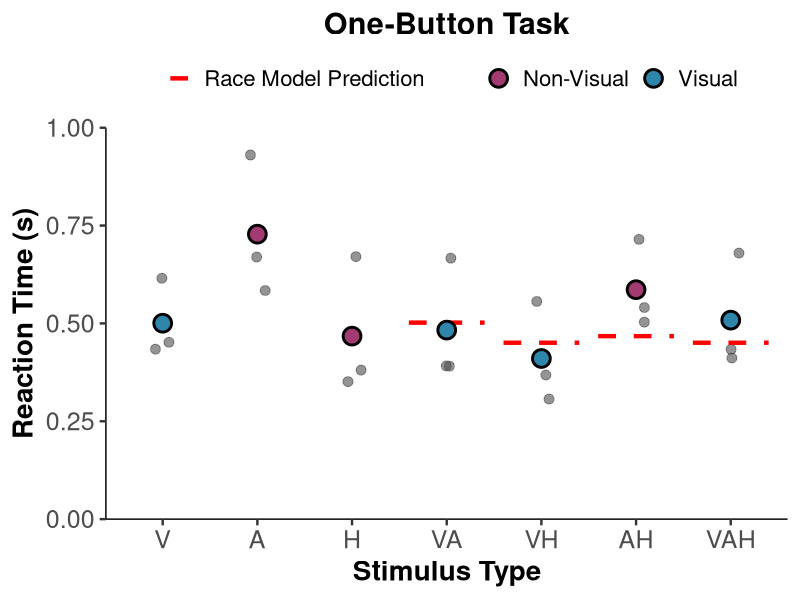
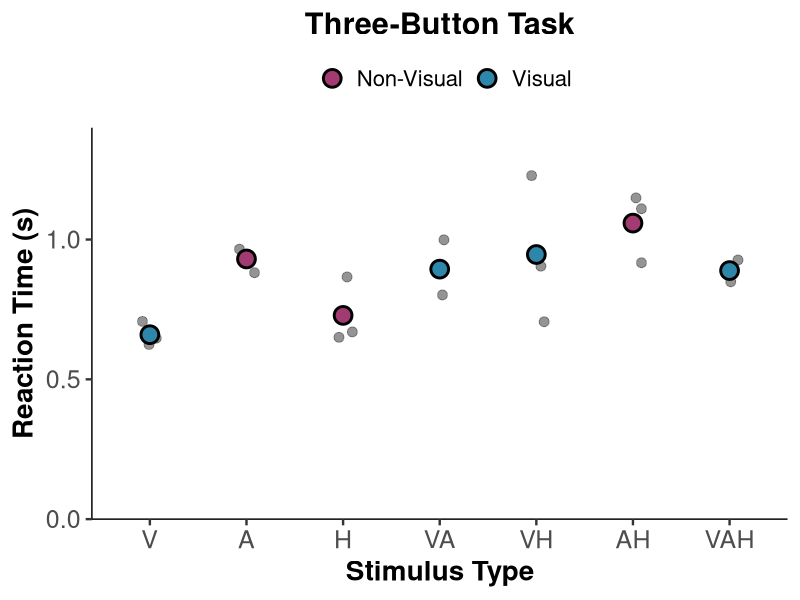
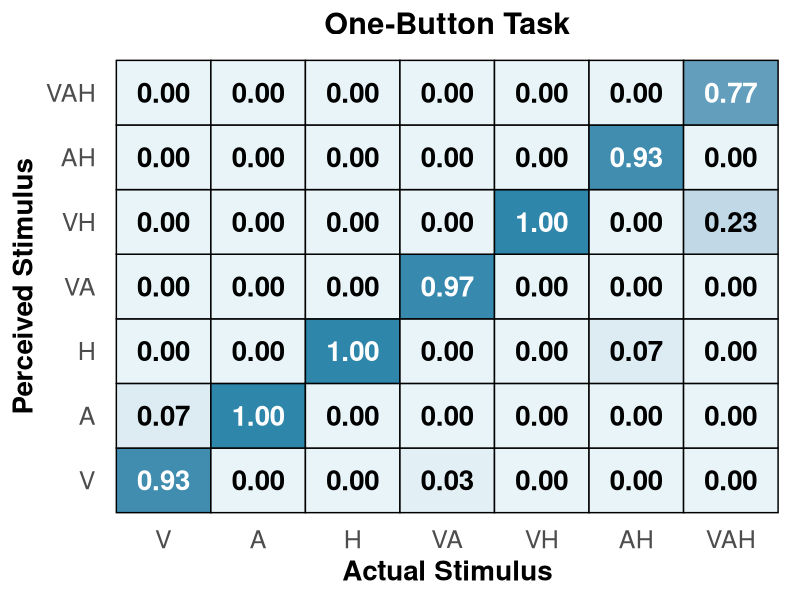
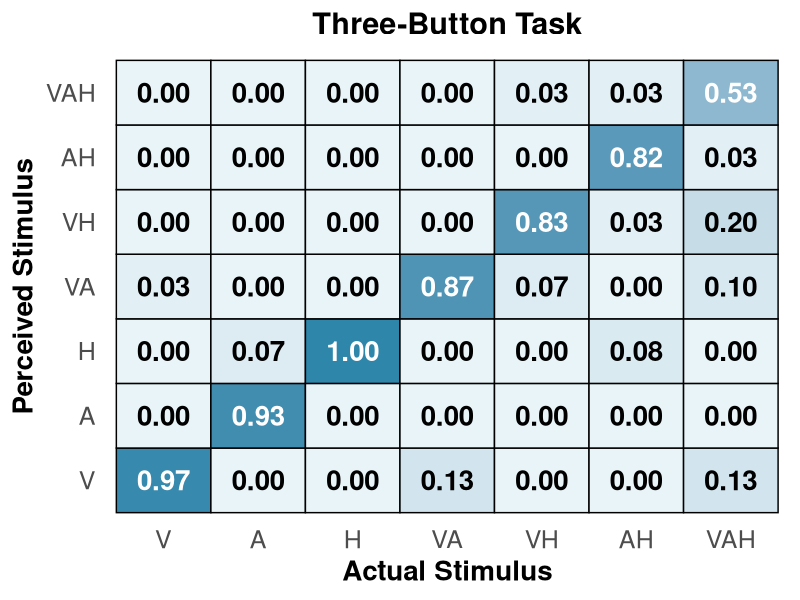

Generate these figures, in order, with R:
# ============================================================================
# Create Figures with Statistical Tests - SUBJECT-LEVEL ANALYSIS
# Major Changes:
# - ALL means and SEMs calculated from SUBJECT-LEVEL averages (n=3)
# - ALL t-tests use subject-level data
# - Figures 1 & 2: Show individual subject dots + mean dots with ERROR BARS
# - ERROR BARS NOW MORE VISIBLE (width=0.4, linewidth=1)
# ============================================================================

# Load libraries
library(dplyr)
library(readr)
library(ggplot2)

# ============================================================================
# STEP 1: Load and Prepare Data
# ============================================================================

# Set your working directory
setwd("/Users/dylanpham/Documents/GitHub/Reaction-Time-App-Mohala-Lab-")

# Load one-button data
one_button_1 <- read_csv("one_button_reaction_data_1.csv") %>% mutate(Subject = "S1")
one_button_2 <- read_csv("one_button_reaction_data_2.csv") %>% mutate(Subject = "S2")
one_button_3 <- read_csv("one_button_reaction_data_3.csv") %>% mutate(Subject = "S3")

# Load three-button data
three_button_1 <- read_csv("three_button_reaction_data_1.csv") %>% mutate(Subject = "S1")
three_button_2 <- read_csv("three_button_reaction_data_2.csv") %>% mutate(Subject = "S2")
three_button_3 <- read_csv("three_button_reaction_data_3.csv") %>% mutate(Subject = "S3")

# Combine datasets
one_button <- bind_rows(one_button_1, one_button_2, one_button_3)
three_button <- bind_rows(three_button_1, three_button_2, three_button_3)

# Filter for correct responses only (for statistical tests)
one_correct <- one_button[one_button$FeltCorrectly == "YES", ]
three_correct <- three_button[three_button$FeltCorrectly == "YES", ]

cat("One-button total trials:", nrow(one_button), "\n")
cat("One-button correct trials:", nrow(one_correct), "\n")
cat("Three-button total trials:", nrow(three_button), "\n")
cat("Three-button correct trials:", nrow(three_correct), "\n")

# ============================================================================
# STEP 2: Calculate SUBJECT-LEVEL means (one value per subject per condition)
# ============================================================================

cat("\n", rep("=", 70), "\n", sep = "")
cat("CALCULATING SUBJECT-LEVEL MEANS\n")
cat(rep("=", 70), "\n\n", sep = "")

# ONE-BUTTON TASK: Subject-level means for ALL data
one_subject_means_all <- one_button %>%
  group_by(Subject, Stimulus) %>%
  summarise(
    mean_RT = mean(ReactionTime_seconds, na.rm = TRUE),
    .groups = 'drop'
  )

cat("ONE-BUTTON (ALL trials) - Subject-level means:\n")
print(one_subject_means_all)

# ONE-BUTTON TASK: Subject-level means for CORRECT data only
one_subject_means_correct <- one_correct %>%
  group_by(Subject, Stimulus) %>%
  summarise(
    mean_RT = mean(ReactionTime_seconds, na.rm = TRUE),
    .groups = 'drop'
  )

cat("\nONE-BUTTON (CORRECT only) - Subject-level means:\n")
print(one_subject_means_correct)

# THREE-BUTTON TASK: Subject-level means for ALL data
three_subject_means_all <- three_button %>%
  group_by(Subject, Stimulus) %>%
  summarise(
    mean_RT = mean(RT1_seconds, na.rm = TRUE),
    .groups = 'drop'
  )

cat("\nTHREE-BUTTON (ALL trials) - Subject-level means:\n")
print(three_subject_means_all)

# THREE-BUTTON TASK: Subject-level means for CORRECT data only
three_subject_means_correct <- three_correct %>%
  group_by(Subject, Stimulus) %>%
  summarise(
    mean_RT = mean(RT1_seconds, na.rm = TRUE),
    .groups = 'drop'
  )

cat("\nTHREE-BUTTON (CORRECT only) - Subject-level means:\n")
print(three_subject_means_correct)

# ============================================================================
# STEP 3: Calculate GRAND means and SEMs across subjects (n=3)
# ============================================================================

# Grand means for one-button (ALL data) - for figures
one_grand_summary_all <- one_subject_means_all %>%
  group_by(Stimulus) %>%
  summarise(
    n_subjects = n(),
    mean_RT = mean(mean_RT, na.rm = TRUE),
    sd_RT = sd(mean_RT, na.rm = TRUE),
    sem_RT = sd(mean_RT, na.rm = TRUE) / sqrt(n()),
    .groups = 'drop'
  )

# Grand means for one-button (CORRECT data) - for statistics
one_grand_summary_correct <- one_subject_means_correct %>%
  group_by(Stimulus) %>%
  summarise(
    n_subjects = n(),
    mean_RT = mean(mean_RT, na.rm = TRUE),
    sd_RT = sd(mean_RT, na.rm = TRUE),
    sem_RT = sd(mean_RT, na.rm = TRUE) / sqrt(n()),
    .groups = 'drop'
  )

# Grand means for three-button (ALL data) - for figures
three_grand_summary_all <- three_subject_means_all %>%
  group_by(Stimulus) %>%
  summarise(
    n_subjects = n(),
    mean_RT = mean(mean_RT, na.rm = TRUE),
    sd_RT = sd(mean_RT, na.rm = TRUE),
    sem_RT = sd(mean_RT, na.rm = TRUE) / sqrt(n()),
    .groups = 'drop'
  )

# Grand means for three-button (CORRECT data) - for statistics
three_grand_summary_correct <- three_subject_means_correct %>%
  group_by(Stimulus) %>%
  summarise(
    n_subjects = n(),
    mean_RT = mean(mean_RT, na.rm = TRUE),
    sd_RT = sd(mean_RT, na.rm = TRUE),
    sem_RT = sd(mean_RT, na.rm = TRUE) / sqrt(n()),
    .groups = 'drop'
  )

cat("\n", rep("=", 70), "\n", sep = "")
cat("GRAND SUMMARY STATISTICS (calculated from subject means, n=3)\n")
cat(rep("=", 70), "\n\n", sep = "")

cat("ONE-BUTTON (ALL trials):\n")
print(one_grand_summary_all)

cat("\nONE-BUTTON (CORRECT only):\n")
print(one_grand_summary_correct)

cat("\nTHREE-BUTTON (ALL trials):\n")
print(three_grand_summary_all)

cat("\nTHREE-BUTTON (CORRECT only):\n")
print(three_grand_summary_correct)

# ============================================================================
# STEP 4: Calculate Race Model Predictions using SUBJECT-LEVEL means
# ============================================================================

cat("\n", rep("=", 70), "\n", sep = "")
cat("RACE MODEL ANALYSIS - ONE-BUTTON TASK (SUBJECT-LEVEL)\n")
cat(rep("=", 70), "\n\n", sep = "")

# Get unimodal subject-level means
V_subjects <- one_subject_means_correct %>% filter(Stimulus == "V") %>% pull(mean_RT)
A_subjects <- one_subject_means_correct %>% filter(Stimulus == "A") %>% pull(mean_RT)
H_subjects <- one_subject_means_correct %>% filter(Stimulus == "H") %>% pull(mean_RT)

# Calculate race model predictions for each subject
race_predictions_by_subject <- data.frame(
  Subject = c("S1", "S2", "S3"),
  V_mean = V_subjects,
  A_mean = A_subjects,
  H_mean = H_subjects,
  VA_race = pmin(V_subjects, A_subjects),
  VH_race = pmin(V_subjects, H_subjects),
  AH_race = pmin(A_subjects, H_subjects),
  VAH_race = pmin(V_subjects, A_subjects, H_subjects)
)

cat("Subject-level race model predictions:\n")
print(race_predictions_by_subject)

# Grand mean race predictions (average across subjects)
race_predictions <- data.frame(
  Stimulus = c("VA", "VH", "AH", "VAH"),
  RaceModel = c(
    mean(race_predictions_by_subject$VA_race),
    mean(race_predictions_by_subject$VH_race),
    mean(race_predictions_by_subject$AH_race),
    mean(race_predictions_by_subject$VAH_race)
  )
)

cat("\nGrand mean race model predictions:\n")
print(race_predictions)

# ============================================================================
# STEP 5: Statistical Tests using SUBJECT-LEVEL data (n=3)
# ============================================================================

cat("\n", rep("-", 70), "\n", sep = "")
cat("T-TESTS FOR RACE MODEL VIOLATIONS (One-Button Task, n=3 subjects)\n")
cat(rep("-", 70), "\n\n", sep = "")

# Function to perform t-test using subject-level data
test_race_model_subjects <- function(subject_means, stimulus_name, race_pred_vector) {
  # Get subject-level observed means for this condition
  obs_data <- subject_means %>% 
    filter(Stimulus == stimulus_name) %>% 
    pull(mean_RT)
  
  if (length(obs_data) < 2) {
    return(list(
      stimulus = stimulus_name,
      n = length(obs_data),
      observed_mean = mean(obs_data),
      race_pred = mean(race_pred_vector),
      violation = NA,
      t_stat = NA,
      df = NA,
      p_value = NA,
      cohens_d = NA
    ))
  }
  
  # Perform one-sample t-test against mean race prediction
  race_mean <- mean(race_pred_vector)
  test_result <- t.test(obs_data, mu = race_mean)
  
  # Calculate Cohen's d
  cohens_d <- (mean(obs_data) - race_mean) / sd(obs_data)
  
  # Calculate violation (positive = facilitation, negative = interference)
  violation <- race_mean - mean(obs_data)
  
  return(list(
    stimulus = stimulus_name,
    n = length(obs_data),
    observed_mean = mean(obs_data),
    race_pred = race_mean,
    violation = violation,
    t_stat = test_result$statistic,
    df = test_result$parameter,
    p_value = test_result$p.value,
    cohens_d = cohens_d
  ))
}

# Test each multimodal condition
results_one_button <- list()

results_one_button$VA <- test_race_model_subjects(
  one_subject_means_correct, "VA", race_predictions_by_subject$VA_race)
results_one_button$VH <- test_race_model_subjects(
  one_subject_means_correct, "VH", race_predictions_by_subject$VH_race)
results_one_button$AH <- test_race_model_subjects(
  one_subject_means_correct, "AH", race_predictions_by_subject$AH_race)
results_one_button$VAH <- test_race_model_subjects(
  one_subject_means_correct, "VAH", race_predictions_by_subject$VAH_race)

# Print results
for (result in results_one_button) {
  cat(sprintf("\n%s Condition:\n", result$stimulus))
  cat(sprintf("  Observed RT:     %.3f s (n=%d subjects)\n", result$observed_mean, result$n))
  cat(sprintf("  Race Prediction: %.3f s\n", result$race_pred))
  cat(sprintf("  Violation:       %+.0f ms ", result$violation * 1000))
  if (!is.na(result$violation)) {
    if (result$violation > 0) {
      cat("(FACILITATION)\n")
    } else {
      cat("(INTERFERENCE)\n")
    }
  } else {
    cat("\n")
  }
  
  if (!is.na(result$p_value)) {
    cat(sprintf("  t(%d) = %.2f, p = %.4f", result$df, result$t_stat, result$p_value))
    if (result$p_value < 0.001) {
      cat(" ***")
    } else if (result$p_value < 0.01) {
      cat(" **")
    } else if (result$p_value < 0.05) {
      cat(" *")
    }
    cat("\n")
    cat(sprintf("  Cohen's d = %.2f\n", result$cohens_d))
  }
}

# ============================================================================
# COLAVITA EFFECT ANALYSIS - ONE-BUTTON TASK (SUBJECT-LEVEL)
# ============================================================================

cat("\n", rep("-", 70), "\n", sep = "")
cat("COLAVITA VISUAL DOMINANCE EFFECT (One-Button Task, n=3 subjects)\n")
cat(rep("-", 70), "\n\n", sep = "")

# Calculate subject-level means for visual multimodal (VA, VH, VAH)
vis_multi_subject <- one_subject_means_correct %>%
  filter(Stimulus %in% c("VA", "VH", "VAH")) %>%
  group_by(Subject) %>%
  summarise(mean_RT = mean(mean_RT), .groups = 'drop') %>%
  pull(mean_RT)

# Calculate subject-level means for non-visual multimodal (AH)
nonvis_multi_subject <- one_subject_means_correct %>%
  filter(Stimulus == "AH") %>%
  pull(mean_RT)

cat(sprintf("Visual Multimodal (VA, VH, VAH):\n"))
cat(sprintf("  Mean RT: %.3f s (n=%d subjects)\n", mean(vis_multi_subject), length(vis_multi_subject)))
cat(sprintf("  SD:      %.3f s\n", sd(vis_multi_subject)))

cat(sprintf("\nNon-Visual Multimodal (AH):\n"))
cat(sprintf("  Mean RT: %.3f s (n=%d subjects)\n", mean(nonvis_multi_subject), length(nonvis_multi_subject)))
cat(sprintf("  SD:      %.3f s\n", sd(nonvis_multi_subject)))

# Independent samples t-test
colavita_test <- t.test(vis_multi_subject, nonvis_multi_subject)

# Cohen's d for independent samples
pooled_sd <- sqrt(((length(vis_multi_subject)-1)*var(vis_multi_subject) + 
                     (length(nonvis_multi_subject)-1)*var(nonvis_multi_subject)) / 
                    (length(vis_multi_subject)+length(nonvis_multi_subject)-2))
colavita_d <- (mean(vis_multi_subject) - mean(nonvis_multi_subject)) / pooled_sd

difference_ms <- (mean(nonvis_multi_subject) - mean(vis_multi_subject)) * 1000
percent_diff <- ((mean(nonvis_multi_subject) - mean(vis_multi_subject)) / mean(vis_multi_subject)) * 100

cat(sprintf("\nColavita Effect:\n"))
cat(sprintf("  Difference:  %.0f ms (%.1f%% faster)\n", difference_ms, percent_diff))
cat(sprintf("  t(%.1f) = %.2f, p = %.4f", colavita_test$parameter, 
            colavita_test$statistic, colavita_test$p.value))
if (colavita_test$p.value < 0.001) {
  cat(" ***")
} else if (colavita_test$p.value < 0.01) {
  cat(" **")
} else if (colavita_test$p.value < 0.05) {
  cat(" *")
}
cat("\n")
cat(sprintf("  Cohen's d = %.2f\n", colavita_d))

# ============================================================================
# THREE-BUTTON TASK STATISTICS (SUBJECT-LEVEL)
# ============================================================================

cat("\n", rep("=", 70), "\n", sep = "")
cat("RACE MODEL ANALYSIS - THREE-BUTTON TASK (SUBJECT-LEVEL)\n")
cat(rep("=", 70), "\n\n", sep = "")

# Get unimodal subject-level means
V_subjects_3 <- three_subject_means_correct %>% filter(Stimulus == "V") %>% pull(mean_RT)
A_subjects_3 <- three_subject_means_correct %>% filter(Stimulus == "A") %>% pull(mean_RT)
H_subjects_3 <- three_subject_means_correct %>% filter(Stimulus == "H") %>% pull(mean_RT)

# Calculate race model predictions for each subject
race_predictions_by_subject_3 <- data.frame(
  Subject = c("S1", "S2", "S3"),
  V_mean = V_subjects_3,
  A_mean = A_subjects_3,
  H_mean = H_subjects_3,
  VA_race = pmin(V_subjects_3, A_subjects_3),
  VH_race = pmin(V_subjects_3, H_subjects_3),
  AH_race = pmin(A_subjects_3, H_subjects_3),
  VAH_race = pmin(V_subjects_3, A_subjects_3, H_subjects_3)
)

cat("Subject-level race model predictions:\n")
print(race_predictions_by_subject_3)

# Grand mean race predictions
race_predictions_3 <- data.frame(
  Stimulus = c("VA", "VH", "AH", "VAH"),
  RaceModel = c(
    mean(race_predictions_by_subject_3$VA_race),
    mean(race_predictions_by_subject_3$VH_race),
    mean(race_predictions_by_subject_3$AH_race),
    mean(race_predictions_by_subject_3$VAH_race)
  )
)

cat("\nGrand mean race model predictions:\n")
print(race_predictions_3)

cat("\n", rep("-", 70), "\n", sep = "")
cat("T-TESTS FOR RACE MODEL VIOLATIONS (Three-Button Task, n=3 subjects)\n")
cat(rep("-", 70), "\n\n", sep = "")

# Test three-button task
results_three_button <- list()

results_three_button$VA <- test_race_model_subjects(
  three_subject_means_correct, "VA", race_predictions_by_subject_3$VA_race)
results_three_button$VH <- test_race_model_subjects(
  three_subject_means_correct, "VH", race_predictions_by_subject_3$VH_race)
results_three_button$AH <- test_race_model_subjects(
  three_subject_means_correct, "AH", race_predictions_by_subject_3$AH_race)
results_three_button$VAH <- test_race_model_subjects(
  three_subject_means_correct, "VAH", race_predictions_by_subject_3$VAH_race)

for (result in results_three_button) {
  cat(sprintf("\n%s Condition:\n", result$stimulus))
  cat(sprintf("  Observed RT:     %.3f s (n=%d subjects)\n", result$observed_mean, result$n))
  cat(sprintf("  Race Prediction: %.3f s\n", result$race_pred))
  cat(sprintf("  Violation:       %+.0f ms ", result$violation * 1000))
  if (!is.na(result$violation)) {
    if (result$violation > 0) {
      cat("(FACILITATION)\n")
    } else {
      cat("(INTERFERENCE)\n")
    }
  } else {
    cat("\n")
  }
  
  if (!is.na(result$p_value)) {
    cat(sprintf("  t(%d) = %.2f, p = %.4f", result$df, result$t_stat, result$p_value))
    if (result$p_value < 0.001) {
      cat(" ***")
    } else if (result$p_value < 0.01) {
      cat(" **")
    } else if (result$p_value < 0.05) {
      cat(" *")
    }
    cat("\n")
    cat(sprintf("  Cohen's d = %.2f\n", result$cohens_d))
  }
}

# Colavita effect - three-button (SUBJECT-LEVEL)
cat("\n", rep("-", 70), "\n", sep = "")
cat("COLAVITA VISUAL DOMINANCE EFFECT (Three-Button Task, n=3 subjects)\n")
cat(rep("-", 70), "\n\n", sep = "")

# Calculate subject-level means for visual multimodal
vis_multi_subject_3 <- three_subject_means_correct %>%
  filter(Stimulus %in% c("VA", "VH", "VAH")) %>%
  group_by(Subject) %>%
  summarise(mean_RT = mean(mean_RT), .groups = 'drop') %>%
  pull(mean_RT)

# Calculate subject-level means for non-visual multimodal
nonvis_multi_subject_3 <- three_subject_means_correct %>%
  filter(Stimulus == "AH") %>%
  pull(mean_RT)

cat(sprintf("Visual Multimodal (VA, VH, VAH):\n"))
cat(sprintf("  Mean RT: %.3f s (n=%d subjects)\n", mean(vis_multi_subject_3), length(vis_multi_subject_3)))
cat(sprintf("  SD:      %.3f s\n", sd(vis_multi_subject_3)))

cat(sprintf("\nNon-Visual Multimodal (AH):\n"))
cat(sprintf("  Mean RT: %.3f s (n=%d subjects)\n", mean(nonvis_multi_subject_3), length(nonvis_multi_subject_3)))
cat(sprintf("  SD:      %.3f s\n", sd(nonvis_multi_subject_3)))

colavita_test_3 <- t.test(vis_multi_subject_3, nonvis_multi_subject_3)

pooled_sd_3 <- sqrt(((length(vis_multi_subject_3)-1)*var(vis_multi_subject_3) + 
                       (length(nonvis_multi_subject_3)-1)*var(nonvis_multi_subject_3)) / 
                      (length(vis_multi_subject_3)+length(nonvis_multi_subject_3)-2))
colavita_d_3 <- (mean(vis_multi_subject_3) - mean(nonvis_multi_subject_3)) / pooled_sd_3

difference_ms_3 <- (mean(nonvis_multi_subject_3) - mean(vis_multi_subject_3)) * 1000
percent_diff_3 <- ((mean(nonvis_multi_subject_3) - mean(vis_multi_subject_3)) / mean(vis_multi_subject_3)) * 100

cat(sprintf("\nColavita Effect:\n"))
cat(sprintf("  Difference:  %.0f ms (%.1f%% faster)\n", difference_ms_3, percent_diff_3))
cat(sprintf("  t(%.1f) = %.2f, p = %.4f", colavita_test_3$parameter, 
            colavita_test_3$statistic, colavita_test_3$p.value))
if (colavita_test_3$p.value < 0.001) {
  cat(" ***")
} else if (colavita_test_3$p.value < 0.01) {
  cat(" **")
} else if (colavita_test_3$p.value < 0.05) {
  cat(" *")
}
cat("\n")
cat(sprintf("  Cohen's d = %.2f\n", colavita_d_3))

# ============================================================================
# FIGURE 1: ONE-BUTTON TASK with INDIVIDUAL SUBJECT POINTS AND VISIBLE ERROR BARS
# ============================================================================

cat("\n", rep("=", 70), "\n", sep = "")
cat("CREATING FIGURES WITH INDIVIDUAL SUBJECT DATA AND VISIBLE ERROR BARS\n")
cat(rep("=", 70), "\n\n", sep = "")

# Prepare data for plotting
one_grand_summary_all$visual_containing <- ifelse(grepl("V", one_grand_summary_all$Stimulus), 
                                                  "Visual", "Non-Visual")
one_grand_summary_all$Stimulus <- factor(one_grand_summary_all$Stimulus, 
                                         levels = c("V", "A", "H", "VA", "VH", "AH", "VAH"))
one_grand_summary_all <- merge(one_grand_summary_all, race_predictions, by = "Stimulus", all.x = TRUE)

# Prepare individual subject data
one_subject_means_all$Stimulus <- factor(one_subject_means_all$Stimulus, 
                                         levels = c("V", "A", "H", "VA", "VH", "AH", "VAH"))

# Prepare race model data
race_model_data_1 <- one_grand_summary_all[!is.na(one_grand_summary_all$RaceModel), ]
race_model_data_1$x_start <- as.numeric(race_model_data_1$Stimulus) - 0.4
race_model_data_1$x_end <- as.numeric(race_model_data_1$Stimulus) + 0.4

# Create Figure 1 with individual points AND VISIBLE ERROR BARS
fig1 <- ggplot(one_grand_summary_all, aes(x = Stimulus, y = mean_RT)) +
  # Individual subject points (smaller, semi-transparent)
  geom_point(data = one_subject_means_all, 
             aes(x = Stimulus, y = mean_RT),
             size = 3, alpha = 0.6, color = "gray30",
             position = position_jitter(width = 0.1, height = 0, seed = 42)) +
  # Race model predictions
  geom_segment(data = race_model_data_1,
               aes(x = x_start, xend = x_end, y = RaceModel, yend = RaceModel, 
                   linetype = "Race Model"),
               color = "red", linewidth = 1.5,
               inherit.aes = FALSE) +
  # Mean points (filled)
  geom_point(aes(fill = visual_containing), 
             size = 5, shape = 21, color = "black", stroke = 1.5) +
  # ERROR BARS - MADE MORE VISIBLE (width=0.4, linewidth=1)
  geom_errorbar(aes(ymin = mean_RT - sem_RT, ymax = mean_RT + sem_RT),
                width = 0.4, linewidth = 1, color = "black") +
  scale_fill_manual(values = c("Visual" = "#2E86AB", "Non-Visual" = "#A23B72"),
                    name = "",
                    labels = c("Non-Visual" = "Non-Visual", "Visual" = "Visual")) +
  scale_linetype_manual(values = c("Race Model" = "dashed"),
                        name = "",
                        labels = c("Race Model Prediction")) +
  scale_y_continuous(expand = c(0, 0), limits = c(0, 1.0)) +
  labs(
    title = "One-Button Task",
    x = "Stimulus Type",
    y = "Reaction Time (s)"
  ) +
  theme_classic(base_size = 18) +
  theme(
    plot.title = element_text(face = "bold", size = 22, hjust = 0.5),
    axis.title = element_text(face = "bold", size = 20),
    axis.text = element_text(size = 18),
    axis.text.x = element_text(size = 18),
    axis.text.y = element_text(size = 18),
    legend.position = "top",
    legend.text = element_text(size = 16),
    axis.line = element_line(color = "black", linewidth = 0.5, linetype = 1))

ggsave("Figure1_OneButton_MeanRT_SubjectLevel.png", fig1, width = 10, height = 6, dpi = 300)
cat("✓ Figure 1 saved: Figure1_OneButton_MeanRT_SubjectLevel.png\n")

# ============================================================================
# FIGURE 2: THREE-BUTTON TASK with INDIVIDUAL SUBJECT POINTS AND VISIBLE ERROR BARS
# ============================================================================

# Prepare data for plotting
three_grand_summary_all$visual_containing <- ifelse(grepl("V", three_grand_summary_all$Stimulus), 
                                                    "Visual", "Non-Visual")
three_grand_summary_all$Stimulus <- factor(three_grand_summary_all$Stimulus, 
                                           levels = c("V", "A", "H", "VA", "VH", "AH", "VAH"))
three_grand_summary_all <- merge(three_grand_summary_all, race_predictions_3, by = "Stimulus", all.x = TRUE)

# Prepare individual subject data
three_subject_means_all$Stimulus <- factor(three_subject_means_all$Stimulus, 
                                           levels = c("V", "A", "H", "VA", "VH", "AH", "VAH"))

# Prepare race model data
race_model_data_3 <- three_grand_summary_all[!is.na(three_grand_summary_all$RaceModel), ]
race_model_data_3$x_start <- as.numeric(race_model_data_3$Stimulus) - 0.4
race_model_data_3$x_end <- as.numeric(race_model_data_3$Stimulus) + 0.4

# Create Figure 2 with individual points AND VISIBLE ERROR BARS
fig2 <- ggplot(three_grand_summary_all, aes(x = Stimulus, y = mean_RT)) +
  # Individual subject points (smaller, semi-transparent)
  geom_point(data = three_subject_means_all, 
             aes(x = Stimulus, y = mean_RT),
             size = 3, alpha = 0.6, color = "gray30",
             position = position_jitter(width = 0.1, height = 0, seed = 42)) +
  # Mean points (filled)
  geom_point(aes(fill = visual_containing), 
             size = 5, shape = 21, color = "black", stroke = 1.5) +
  # ERROR BARS - MADE MORE VISIBLE (width=0.4, linewidth=1)
  geom_errorbar(aes(ymin = mean_RT - sem_RT, ymax = mean_RT + sem_RT),
                width = 0.4, linewidth = 1, color = "black") +
  scale_fill_manual(values = c("Visual" = "#2E86AB", "Non-Visual" = "#A23B72"),
                    name = "",
                    labels = c("Non-Visual" = "Non-Visual", "Visual" = "Visual")) +
  scale_y_continuous(expand = c(0, 0), limits = c(0, 1.4)) +
  labs(
    title = "Three-Button Task",
    x = "Stimulus Type",
    y = "Reaction Time (s)"
  ) +
  theme_classic(base_size = 18) +
  theme(
    plot.title = element_text(face = "bold", size = 22, hjust = 0.5),
    axis.title = element_text(face = "bold", size = 20),
    axis.text = element_text(size = 18),
    axis.text.x = element_text(size = 18),
    axis.text.y = element_text(size = 18),
    legend.position = "top",
    legend.text = element_text(size = 16),
    axis.line = element_line(color = "black", linewidth = 0.5, linetype = 1))

ggsave("Figure2_ThreeButton_MeanRT_SubjectLevel.png", fig2, width = 10, height = 6, dpi = 300)
cat("✓ Figure 2 saved: Figure2_ThreeButton_MeanRT_SubjectLevel.png\n")

# ============================================================================
# FIGURE 3 & 4: CONFUSION MATRICES (unchanged from original)
# ============================================================================

# Function to normalize stimulus order
normalize_stimulus <- function(stim) {
  if(is.null(stim) || length(stim) == 0) return(NA_character_)
  if(is.na(stim)) return(NA_character_)
  stim <- as.character(stim)
  if(stim == "" || nchar(stim) == 0) return(NA_character_)
  letters <- strsplit(stim, "")[[1]]
  order_map <- c("V" = 1, "A" = 2, "H" = 3)
  sorted_letters <- letters[order(sapply(letters, function(x) order_map[x]))]
  return(paste(sorted_letters, collapse = ""))
}

# FIGURE 3: One-button confusion matrix (SUBJECT-LEVEL)
cat("\n", rep("=", 70), "\n", sep = "")
cat("CREATING CONFUSION MATRIX FOR ONE-BUTTON TASK (SUBJECT-LEVEL)\n")
cat(rep("=", 70), "\n\n", sep = "")

felt_col <- "SelectedCues"
one_button_norm <- one_button %>%
  mutate(NormalizedResponse = sapply(!!sym(felt_col), normalize_stimulus))

# Calculate confusion matrix for EACH SUBJECT
confusion_one_by_subject <- one_button_norm %>%
  group_by(Subject, Stimulus, NormalizedResponse) %>%
  summarise(count = n(), .groups = 'drop') %>%
  rename(FeltStimulus = NormalizedResponse)

# Get totals for each subject and stimulus
totals_one_by_subject <- one_button_norm %>%
  group_by(Subject, Stimulus) %>%
  summarise(total = n(), .groups = 'drop')

# Calculate proportions for each subject
confusion_one_by_subject <- merge(confusion_one_by_subject, totals_one_by_subject, 
                                  by = c("Subject", "Stimulus"))
confusion_one_by_subject$proportion <- confusion_one_by_subject$count / confusion_one_by_subject$total

all_levels <- c("V", "A", "H", "VA", "VH", "AH", "VAH")
confusion_one_by_subject$Stimulus <- factor(confusion_one_by_subject$Stimulus, levels = all_levels)
confusion_one_by_subject$FeltStimulus <- factor(confusion_one_by_subject$FeltStimulus, levels = all_levels)

# Create complete grid for each subject
complete_grid_subjects <- expand.grid(
  Subject = unique(one_button$Subject),
  Stimulus = factor(all_levels, levels = all_levels),
  FeltStimulus = factor(all_levels, levels = all_levels)
)

# Merge with actual data, filling missing combinations with 0
confusion_one_complete_subjects <- merge(complete_grid_subjects, confusion_one_by_subject, 
                                         by = c("Subject", "Stimulus", "FeltStimulus"), all.x = TRUE)
confusion_one_complete_subjects$proportion[is.na(confusion_one_complete_subjects$proportion)] <- 0

cat("Subject-level confusion matrices (sample):\n")
print(head(confusion_one_complete_subjects, 20))

# Calculate GRAND MEAN proportions across subjects
confusion_one_grand <- confusion_one_complete_subjects %>%
  group_by(Stimulus, FeltStimulus) %>%
  summarise(
    mean_proportion = mean(proportion),
    sd_proportion = sd(proportion),
    sem_proportion = sd(proportion) / sqrt(n()),
    n_subjects = n(),
    .groups = 'drop'
  )

cat("\nGrand mean confusion matrix:\n")
print(confusion_one_grand)

fig3 <- ggplot(confusion_one_grand, aes(x = Stimulus, y = FeltStimulus, fill = mean_proportion)) +
  geom_tile(color = "black", linewidth = 0.5) +
  geom_text(aes(label = sprintf("%.2f", mean_proportion)), 
            color = ifelse(confusion_one_grand$mean_proportion > 0.5, "white", "black"), 
            size = 7, fontface = "bold") +
  scale_fill_gradient(low = "#E8F4F8", high = "#2E86AB", limits = c(0, 1),
                      name = "Proportion") +
  scale_x_discrete(drop = FALSE) +
  scale_y_discrete(drop = FALSE) +
  labs(
    title = "One-Button Task",
    x = "Actual Stimulus",
    y = "Perceived Stimulus"
  ) +
  theme_minimal(base_size = 18) +
  theme(
    plot.title = element_text(face = "bold", size = 22, hjust = 0.5),
    axis.title = element_text(face = "bold", size = 20),
    axis.text = element_text(size = 18),
    panel.grid = element_blank(),
    panel.background = element_rect(fill = "white", color = NA),
    plot.background = element_rect(fill = "white", color = NA),
    legend.position = "none"
  )

ggsave("Figure3_OneButton_ConfusionMatrix_SubjectLevel.png", fig3, width = 10, height = 8, dpi = 300)
cat("✓ Figure 3 saved: Figure3_OneButton_ConfusionMatrix_SubjectLevel.png\n")

# FIGURE 4: Three-button confusion matrix (SUBJECT-LEVEL)
cat("\n", rep("=", 70), "\n", sep = "")
cat("CREATING CONFUSION MATRIX FOR THREE-BUTTON TASK (SUBJECT-LEVEL)\n")
cat(rep("=", 70), "\n\n", sep = "")

felt_col_3 <- "KeysPressed"

map_keys_to_stimulus <- function(key_num) {
  if(is.na(key_num)) return(NA_character_)
  key_str <- as.character(key_num)
  key_str <- gsub("1", "V", key_str)
  key_str <- gsub("2", "A", key_str)
  key_str <- gsub("3", "H", key_str)
  return(key_str)
}

three_button_norm <- three_button %>%
  filter(!is.na(!!sym(felt_col_3))) %>%
  mutate(
    KeysPressed_mapped = sapply(!!sym(felt_col_3), map_keys_to_stimulus),
    NormalizedResponse = sapply(KeysPressed_mapped, normalize_stimulus)
  )

# Calculate confusion matrix for EACH SUBJECT
confusion_three_by_subject <- three_button_norm %>%
  group_by(Subject, Stimulus, NormalizedResponse) %>%
  summarise(count = n(), .groups = 'drop') %>%
  rename(FeltStimulus = NormalizedResponse)

# Get totals for each subject and stimulus
totals_three_by_subject <- three_button_norm %>%
  group_by(Subject, Stimulus) %>%
  summarise(total = n(), .groups = 'drop')

# Calculate proportions for each subject
confusion_three_by_subject <- merge(confusion_three_by_subject, totals_three_by_subject, 
                                    by = c("Subject", "Stimulus"))
confusion_three_by_subject$proportion <- confusion_three_by_subject$count / confusion_three_by_subject$total

confusion_three_by_subject$Stimulus <- factor(confusion_three_by_subject$Stimulus, levels = all_levels)
confusion_three_by_subject$FeltStimulus <- factor(confusion_three_by_subject$FeltStimulus, levels = all_levels)

# Create complete grid for each subject
complete_grid_subjects_3 <- expand.grid(
  Subject = unique(three_button$Subject),
  Stimulus = factor(all_levels, levels = all_levels),
  FeltStimulus = factor(all_levels, levels = all_levels)
)

# Merge with actual data, filling missing combinations with 0
confusion_three_complete_subjects <- merge(complete_grid_subjects_3, confusion_three_by_subject, 
                                           by = c("Subject", "Stimulus", "FeltStimulus"), all.x = TRUE)
confusion_three_complete_subjects$proportion[is.na(confusion_three_complete_subjects$proportion)] <- 0

cat("Subject-level confusion matrices (sample):\n")
print(head(confusion_three_complete_subjects, 20))

# Calculate GRAND MEAN proportions across subjects
confusion_three_grand <- confusion_three_complete_subjects %>%
  group_by(Stimulus, FeltStimulus) %>%
  summarise(
    mean_proportion = mean(proportion),
    sd_proportion = sd(proportion),
    sem_proportion = sd(proportion) / sqrt(n()),
    n_subjects = n(),
    .groups = 'drop'
  )

cat("\nGrand mean confusion matrix:\n")
print(confusion_three_grand)

fig4 <- ggplot(confusion_three_grand, aes(x = Stimulus, y = FeltStimulus, fill = mean_proportion)) +
  geom_tile(color = "black", linewidth = 0.5) +
  geom_text(aes(label = sprintf("%.2f", mean_proportion)), 
            color = ifelse(confusion_three_grand$mean_proportion > 0.5, "white", "black"), 
            size = 7, fontface = "bold") +
  scale_fill_gradient(low = "#E8F4F8", high = "#2E86AB", limits = c(0, 1),
                      name = "Proportion") +
  scale_x_discrete(drop = FALSE) +
  scale_y_discrete(drop = FALSE) +
  labs(
    title = "Three-Button Task",
    x = "Actual Stimulus",
    y = "Perceived Stimulus"
  ) +
  theme_minimal(base_size = 18) +
  theme(
    plot.title = element_text(face = "bold", size = 22, hjust = 0.5),
    axis.title = element_text(face = "bold", size = 20),
    axis.text = element_text(size = 18),
    panel.grid = element_blank(),
    panel.background = element_rect(fill = "white", color = NA),
    plot.background = element_rect(fill = "white", color = NA),
    legend.position = "none"
  )

ggsave("Figure4_ThreeButton_ConfusionMatrix_SubjectLevel.png", fig4, width = 10, height = 8, dpi = 300)
cat("✓ Figure 4 saved: Figure4_ThreeButton_ConfusionMatrix_SubjectLevel.png\n")

# ============================================================================
# ACCURACY STATISTICS (SUBJECT-LEVEL)
# ============================================================================

cat("\n", rep("=", 70), "\n", sep = "")
cat("ACCURACY STATISTICS (SUBJECT-LEVEL, n=3)\n")
cat(rep("=", 70), "\n\n", sep = "")

# Calculate subject-level accuracy for one-button task
one_accuracy_subjects <- one_button %>%
  group_by(Subject, Stimulus) %>%
  summarise(
    total_trials = n(),
    correct_trials = sum(FeltCorrectly == "YES"),
    accuracy_pct = (correct_trials / total_trials) * 100,
    .groups = 'drop'
  )

cat("ONE-BUTTON TASK - Subject-level accuracy:\n")
print(one_accuracy_subjects)

# Calculate grand mean accuracy across subjects
one_accuracy_grand <- one_accuracy_subjects %>%
  group_by(Stimulus) %>%
  summarise(
    n_subjects = n(),
    mean_accuracy = mean(accuracy_pct),
    sd_accuracy = sd(accuracy_pct),
    sem_accuracy = sd(accuracy_pct) / sqrt(n()),
    .groups = 'drop'
  )

cat("\nONE-BUTTON TASK - Grand mean accuracy (across subjects):\n")
print(one_accuracy_grand)

# Calculate subject-level accuracy for three-button task
three_accuracy_subjects <- three_button %>%
  group_by(Subject, Stimulus) %>%
  summarise(
    total_trials = n(),
    correct_trials = sum(FeltCorrectly == "YES"),
    accuracy_pct = (correct_trials / total_trials) * 100,
    .groups = 'drop'
  )

cat("\nTHREE-BUTTON TASK - Subject-level accuracy:\n")
print(three_accuracy_subjects)

# Calculate grand mean accuracy across subjects
three_accuracy_grand <- three_accuracy_subjects %>%
  group_by(Stimulus) %>%
  summarise(
    n_subjects = n(),
    mean_accuracy = mean(accuracy_pct),
    sd_accuracy = sd(accuracy_pct),
    sem_accuracy = sd(accuracy_pct) / sqrt(n()),
    .groups = 'drop'
  )

cat("\nTHREE-BUTTON TASK - Grand mean accuracy (across subjects):\n")
print(three_accuracy_grand)

# ============================================================================
# FINAL SUMMARY
# ============================================================================

cat("\n", rep("=", 70), "\n", sep = "")
cat("FINAL SUMMARY (SUBJECT-LEVEL ANALYSIS, n=3)\n")
cat(rep("=", 70), "\n\n", sep = "")

cat("ONE-BUTTON TASK (Detection):\n")
cat(sprintf("  Visual Multimodal:     %.3f ± %.3f s\n", 
            mean(vis_multi_subject), sd(vis_multi_subject)/sqrt(length(vis_multi_subject))))
cat(sprintf("  Non-Visual Multimodal: %.3f ± %.3f s\n", 
            mean(nonvis_multi_subject), sd(nonvis_multi_subject)/sqrt(length(nonvis_multi_subject))))
cat(sprintf("  Colavita Effect:       %.0f ms (%.1f%% faster), p = %.4f\n\n", 
            difference_ms, percent_diff, colavita_test$p.value))

cat("THREE-BUTTON TASK (Identification):\n")
cat(sprintf("  Visual Multimodal:     %.3f ± %.3f s\n", 
            mean(vis_multi_subject_3), sd(vis_multi_subject_3)/sqrt(length(vis_multi_subject_3))))
cat(sprintf("  Non-Visual Multimodal: %.3f ± %.3f s\n", 
            mean(nonvis_multi_subject_3), sd(nonvis_multi_subject_3)/sqrt(length(nonvis_multi_subject_3))))
cat(sprintf("  Colavita Effect:       %.0f ms (%.1f%% faster), p = %.4f\n\n", 
            difference_ms_3, percent_diff_3, colavita_test_3$p.value))

cat("=== ALL ANALYSIS COMPLETED WITH SUBJECT-LEVEL STATISTICS ===\n")
cat("\nKey Changes:\n")
cat("  1. All means/SEMs calculated from subject averages (n=3)\n")
cat("  2. All t-tests use subject-level data\n")
cat("  3. Figures 1 & 2 show individual subject points + means with VISIBLE ERROR BARS\n")
cat("  4. Error bars represent SEM across subjects (width=0.4, linewidth=1)\n")
cat("  5. Accuracy statistics calculated at subject level\n")
cat("  6. Confusion matrices (Figures 3 & 4) show averaged proportions across subjects\n")